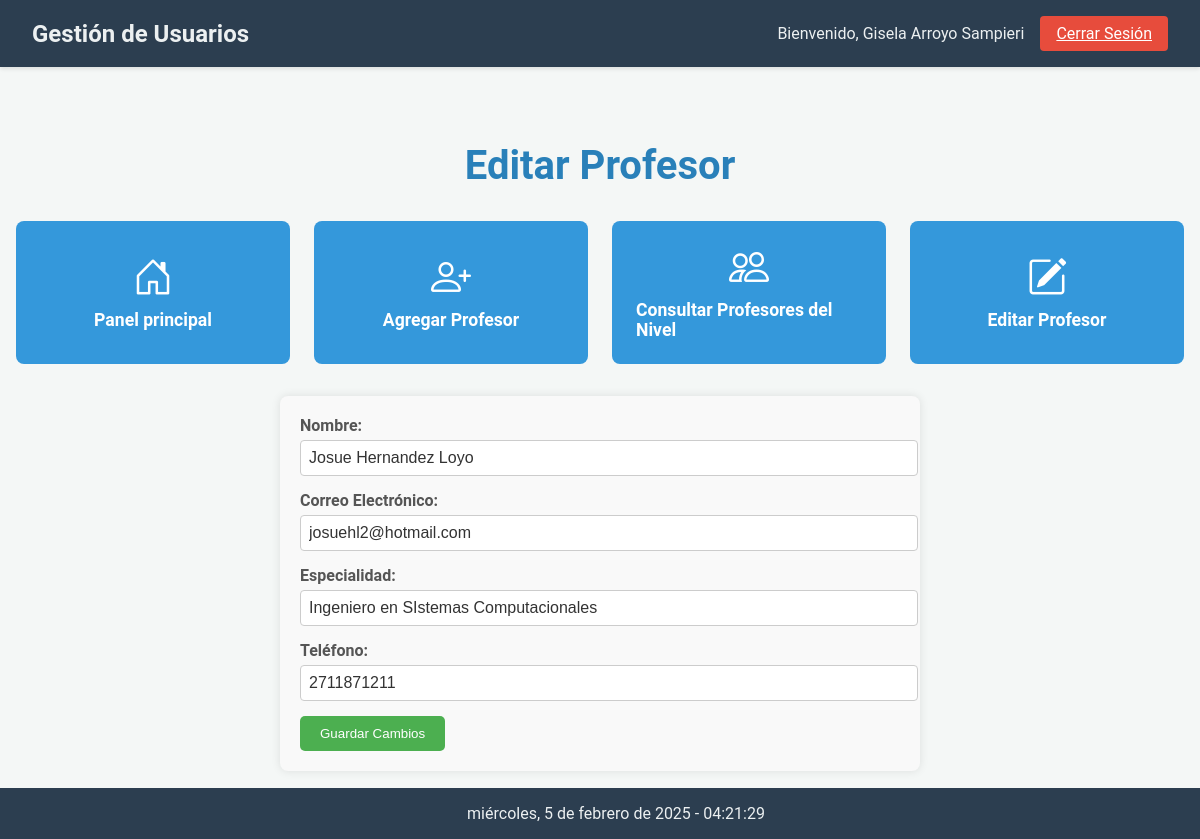
The app's page /Director/editar_profesor.php?profesor_id=3 (signed in) with its own data.
### tables this page shows
CREATE TABLE `profesores` (
  `profesor_id` int(11) NOT NULL,
  `usuario_id` int(11) NOT NULL,
  `especialidad` varchar(100) DEFAULT NULL,
  `telefono` varchar(15) DEFAULT NULL,
  `nivel_id` int(11) NOT NULL,
  `foto` varchar(255) DEFAULT NULL
);

CREATE TABLE `usuarios` (
  `usuario_id` int(11) NOT NULL,
  `nombre` varchar(100) NOT NULL,
  `correo` varchar(100) NOT NULL,
  `contrasena` varchar(255) NOT NULL,
  `rol_id` int(11) DEFAULT NULL,
  `fecha_creacion` timestamp NOT NULL DEFAULT current_timestamp()
);

### Director/editar_profesor.php (the view, shortened to what this page needs)
<?php
require_once '../db.php';
$profesor_id = $_GET['profesor_id'];
try {
    $stmt = $pdo->prepare("SELECT p.profesor_id, u.nombre, u.correo, p.especialidad, p.telefono
                           FROM profesores p
                           JOIN usuarios u ON p.usuario_id = u.usuario_id
                           WHERE p.profesor_id = :profesor_id");
    $stmt->execute([':profesor_id' => $profesor_id]);
    $profesor = $stmt->fetch(PDO::FETCH_ASSOC);
} catch (PDOException $e) {
    die("Error al obtener los datos del profesor: " . $e->getMessage());
} catch (Exception $e) {
    die($e->getMessage());
}
?>
<!DOCTYPE html>
<html lang="es">
<head>
    <link rel="stylesheet" href="CSS/gestion_usuarios.css">
    <link href="https://cdn.jsdelivr.net/npm/bootstrap-icons/font/bootstrap-icons.css" rel="stylesheet">
</head>
<body>
    <header class="navbar">
        <div class="navbar-left">
            <span>Gestión de Usuarios</span>
        </div>
        <div class="navbar-right">
            <span>Bienvenido, <?php echo htmlspecialchars($_SESSION['nombre']); ?></span>
            <a href="../logout.php" class="logout-button">Cerrar Sesión</a>
        </div>
    </header>
    <main class="main-container">
        <h1>Editar Profesor</h1>
        <div class="button-container">
            <a href="dashboard_director.php" class="control-button">
                <i class="bi bi-house-door"></i>
                <span>Panel principal</span>
            </a>
            <a href="gestion_usuarios.php" class="control-button">
                <i class="bi bi-person-plus"></i>
                <span>Agregar Profesor</span>
            </a>
            <a href="consultar_profesores.php" class="control-button">
                <i class="bi bi-people"></i>
                <span>Consultar Profesores del Nivel</span>
            </a>
            <a href="editar_profesor.php" class="control-button">
                <i class="bi bi-pencil-square"></i>
                <span>Editar Profesor</span>
            </a>
        </div>
        <form method="POST" class="form-editar-profesor">
            <div class="form-group">
                <label for="nombre">Nombre:</label>
                <input type="text" id="nombre" name="nombre" value="<?php echo htmlspecialchars($profesor['nombre']); ?>" required>
            </div>
            <div class="form-group">
                <label for="correo">Correo Electrónico:</label>
                <input type="email" id="correo" name="correo" value="<?php echo htmlspecialchars($profesor['correo']); ?>" required>
            </div>
            <div class="form-group">
                <label for="especialidad">Especialidad:</label>
                <input type="text" id="especialidad" name="especialidad" value="<?php echo htmlspecialchars($profesor['especialidad']); ?>" required>
            </div>
            <div class="form-group">
                <label for="telefono">Teléfono:</label>
                <input type="text" id="telefono" name="telefono" value="<?php echo htmlspecialchars($profesor['telefono']); ?>" required>
            </div>
            <button type="submit" class="btn-guardar">Guardar Cambios</button>
        </form>
    </main>
    <footer class="footer">
        <span id="fecha-hora"></span>
    </footer>
</body>
</html>

### Director/CSS/gestion_usuarios.css (style rules this page uses)
body { margin: 0; padding: 0; font-family: 'Roboto', sans-serif; background-color: #f4f7f6; color: #333; }
.navbar { display: flex; justify-content: space-between; align-items: center; background-color: #2c3e50; color: #ecf0f1; padding: 1rem 2rem; box-shadow: 0 2px 4px rgba(0, 0, 0, 0.1); }
.navbar-left span { font-size: 1.5rem; font-weight: bold; }
.navbar-right { display: flex; align-items: center; gap: 1rem; }
.navbar-right span { font-size: 1rem; }
.logout-button { background-color: #e74c3c; color: #fff; padding: 0.5rem 1rem; border: none; border-radius: 4px; font-size: 1rem; cursor: pointer; transition: background-color 0.3s ease; }
.main-container { max-width: 1200px; margin: 2rem auto; padding: 1rem; }
h1 { font-size: 2.5rem; color: #2980b9; text-align: center; margin-bottom: 2rem; }
.button-container { display: grid; grid-template-columns: repeat(auto-fit, minmax(200px, 1fr)); gap: 1.5rem; margin-bottom: 2rem; }
.control-button { display: flex; flex-direction: column; align-items: center; justify-content: center; background-color: #3498db; color: #fff; padding: 1.5rem; border-radius: 8px; text-decoration: none; transition: transform 0.3s ease, background-color 0.3s ease; }
.control-button i { font-size: 2.5rem; margin-bottom: 0.5rem; }
.control-button span { font-size: 1.1rem; font-weight: bold; }
form { background-color: #fff; padding: 2rem; border-radius: 8px; box-shadow: 0 2px 4px rgba(0, 0, 0, 0.1); max-width: 600px; margin: 0 auto; }
.form-group { margin-bottom: 1.5rem; }
.form-group label { display: block; font-size: 1rem; margin-bottom: 0.5rem; color: #555; }
.form-group input { width: 100%; padding: 0.75rem; border: 1px solid #ddd; border-radius: 4px; font-size: 1rem; color: #333; }
.footer { text-align: center; background-color: #2c3e50; color: #ecf0f1; padding: 1rem; position: fixed; bottom: 0; width: 100%; }
.footer span { font-size: 1rem; }
.form-editar-profesor { max-width: 600px; margin: 20px auto; padding: 20px; background-color: #f9f9f9; border-radius: 8px; box-shadow: 0 0 10px rgba(0, 0, 0, 0.1); }
.form-group { margin-bottom: 15px; }
.form-group label { display: block; margin-bottom: 5px; font-weight: bold; }
.form-group input { width: 100%; padding: 8px; border: 1px solid #ccc; border-radius: 4px; }
.btn-guardar { background-color: #4CAF50; color: white; padding: 10px 20px; border: none; border-radius: 5px; cursor: pointer; }

### records on screen
profesores: nombre "Josue Hernandez Loyo", correo "josuehl2@hotmail.com", especialidad "Ingeniero en SIstemas Computacionales", telefono "2711871211"

### other values on screen
$_SESSION['nombre'] "Gisela Arroyo Sampieri"
